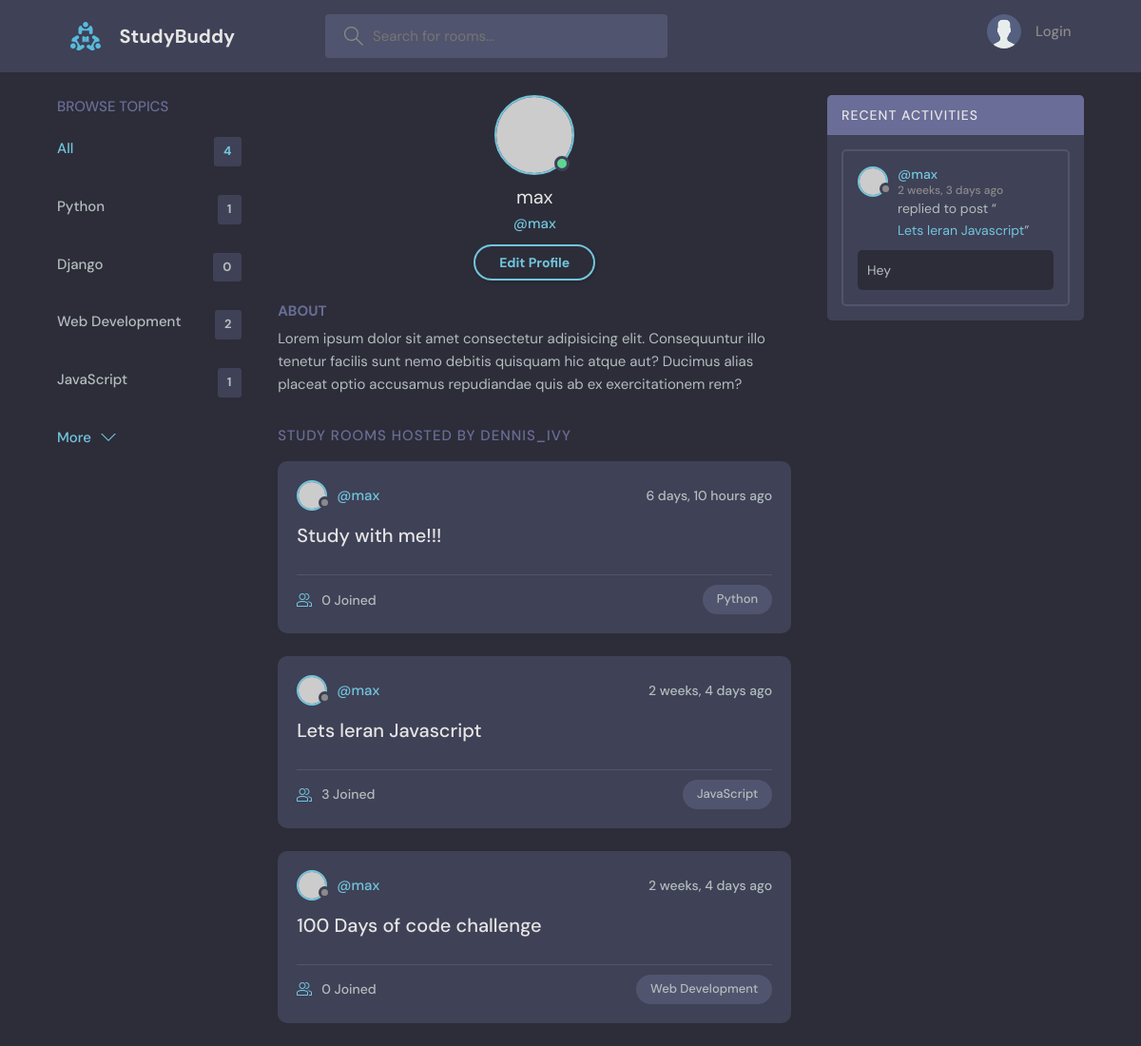
Before: /user-profile/1/ with the older database file.
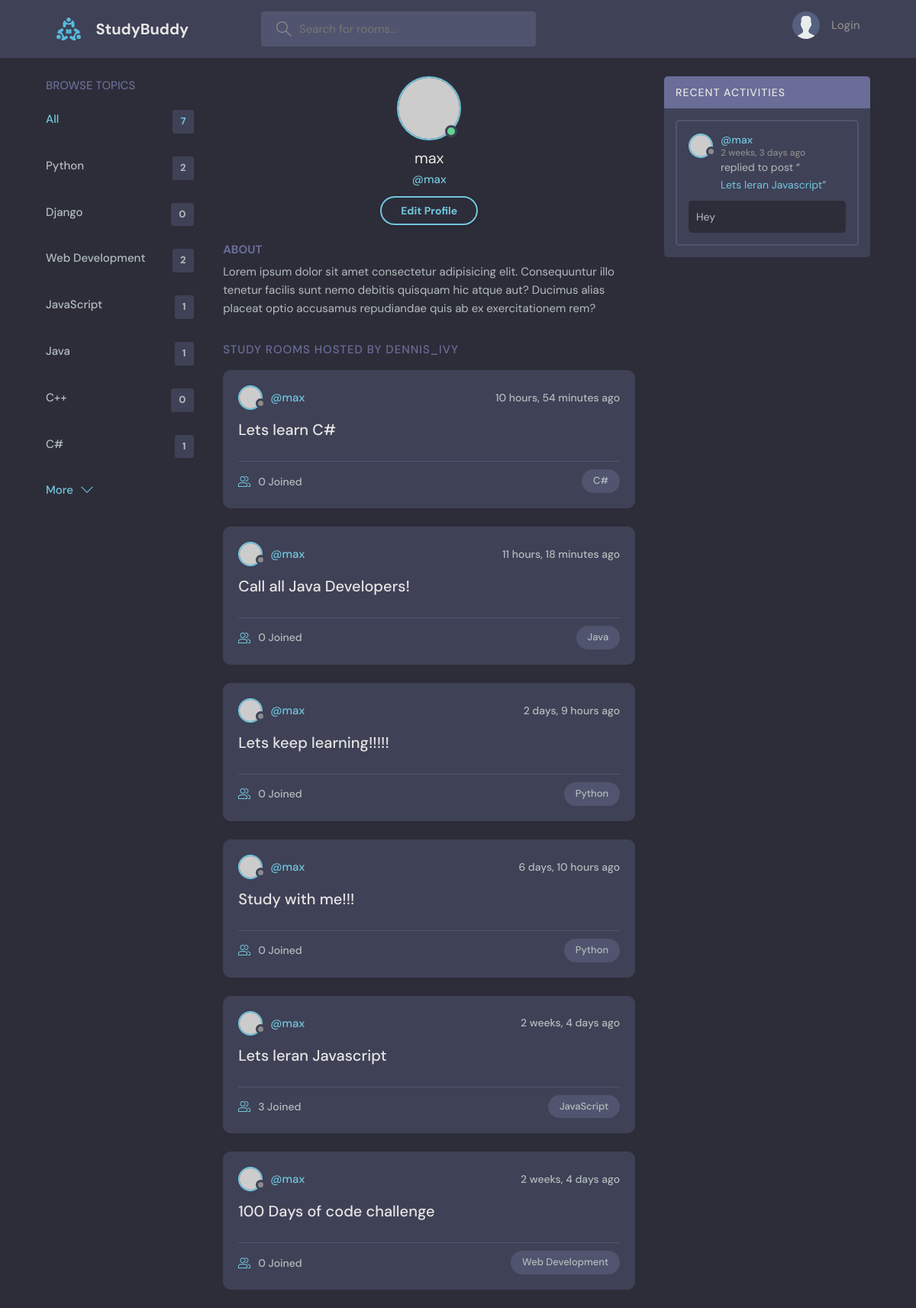
After: the same page with the newer database file.
### base/models.py (models this page shows, shortened)
class Topic(models.Model):
    name = models.CharField(max_length=200)

class Room(models.Model):
    host = models.ForeignKey(User, on_delete= models.SET_NULL, null= True)
    topic = models.ForeignKey(Topic, on_delete= models.SET_NULL, null= True)
    name = models.CharField(max_length=200)
    description = models.TextField(null= True, blank= True)
    participants = models.ManyToManyField(
        User, related_name="participants", blank= True)
    updated = models.DateTimeField(auto_now= True)
    created = models.DateTimeField(auto_now_add= True)
    class Meta:
        ordering = ['-updated', '-created']
    def __str__(self):
        return self.name

class Message(models.Model):
    user = models.ForeignKey(User, on_delete= models.CASCADE)
    room = models.ForeignKey(Room, on_delete= models.CASCADE)
    body = models.TextField()
    updated = models.DateTimeField(auto_now= True)
    created = models.DateTimeField(auto_now_add= True)
    class Meta:
        ordering = ['-updated', '-created']

### base/views.py (the view)
# urls.py: path('user-profile/<str:pk>/', views.userProfile, name="user-profile"),
def userProfile(request, pk):
    user = User.objects.get(id = pk)
    rooms = user.room_set.all()
    room_messages = user.message_set.all()
    topics = Topic.objects.all()
    context = {"user": user, "rooms": rooms,
                "room_messages": room_messages, "topics": topics}
    return render(request, 'base/profile.html', context)

### base/templates/base/profile.html
{% extends 'main.html' %}
{% block content %}
<main class="profile-page layout layout--3">
  <div class="container">
    {% include 'base/topics_component.html' %}
    <div class="roomList">
      <div class="profile">
        <div class="profile__avatar">
          <div class="avatar avatar--large active">
            <img src="https://randomuser.me/api/portraits/men/11.jpg" />
          </div>
        </div>
        <div class="profile__info">
          <h3>{{user.username}}</h3>
          <p>@{{user.username}}</p>
          <a href="edit-user.html" class="btn btn--main btn--pill">Edit Profile</a>
        </div>
        <div class="profile__about">
          <h3>About</h3>
          <p>
            Lorem ipsum dolor sit amet consectetur adipisicing elit. Consequuntur illo tenetur
            facilis sunt nemo debitis quisquam hic atque aut? Ducimus alias placeat optio
            accusamus repudiandae quis ab ex exercitationem rem?
          </p>
        </div>
      </div>
      <div class="roomList__header">
        <div>
          <h2>Study Rooms Hosted by dennis_ivy</a>
          </h2>
        </div>
      </div>
      {% include 'base/feed_component.html' %}
    </div>
    {% include 'base/activity_component.html' %}
  </div>
</main>
{% endblock content %}

### templates/main.html (shortened to what this page needs)
<!DOCTYPE html>
{% load static %}
<html lang="en">
  <head>
    <link rel="stylesheet" href="{% static 'styles/style.css' %}" />
  </head>
  <body>
    {% include 'navbar.html' %}
    {% block content %}
    {% endblock %}
  </body>
</html>

### templates/navbar.html (shortened to what this page needs)
{% load static %}
<header class="header header--loggedIn">
    <div class="container">
      <a href="{% url 'home' %}" class="header__logo">
        <img src="{% static 'images/logo.svg' %}" />
        <h1>StudyBuddy</h1>
      </a>
      <form class="header__search" method="get" action="{% url 'home' %}">
        <label>
          <input name="q" placeholder="Search for rooms..." />
        </label>
      </form>
      <nav class="header__menu">
        {% if request.user.is_authenticated %}
        <div class="header__user">
          <a href="profile.html">
            <div class="avatar avatar--medium active">
              <img src="https://randomuser.me/api/portraits/men/37.jpg" />
            </div>
            <p>{{request.user.username}}<span>{{request.user.username}}</span></p>
          </a>
          <button class="dropdown-button">
            <svg version="1.1" xmlns="http://www.w3.org/2000/svg" width="32" height="32" viewBox="0 0 32 32">
              <title>chevron-down</title>
              <path d="M16 21l-13-13h-3l16 16 16-16h-3l-13 13z"></path>
            </svg>
          </button>
        </div>
        {% else %}
        <a href="{% url 'login' %}">
          <img src="{% static 'images/avatar.svg' %}" />
          <p>Login</p>
        </a>
        {% endif %}
      </nav>
    </div>
</header>

### base/templates/base/topics_component.html
<div class="topics">
  <div class="topics__header">
    <h2>Browse Topics</h2>
  </div>
  <ul class="topics__list">
    <li>
      <a href="/" class="active">All <span>{{topics.count}}</span></a>
    </li>
    {% for topic in topics %}
    <li>
      <a href="{% url 'home' %}?q={{topic.name}}">{{topic.name}} <span>{{topic.room_set.all.count}}</span></a>
    </li>
    {% endfor %}
  </ul>
  <a class="btn btn--link" href="topics.html">
    More
    <svg version="1.1" xmlns="http://www.w3.org/2000/svg" width="32" height="32" viewBox="0 0 32 32">
      <title>chevron-down</title>
      <path d="M16 21l-13-13h-3l16 16 16-16h-3l-13 13z"></path>
    </svg>
  </a>
</div>

### base/templates/base/feed_component.html (shortened to what this page needs)
{% for room in rooms %}
<div class="roomListRoom">
    <div class="roomListRoom__header">
      <a href="{% url 'user-profile' room.host.id %}" class="roomListRoom__author">
        <div class="avatar avatar--small">
          <img src="https://randomuser.me/api/portraits/women/11.jpg" />
        </div>
        <span>@{{room.host.username}}</span>
      </a>
      <div class="roomListRoom__actions">
        <span>{{room.created | timesince}} ago</span>
      </div>
    </div>
    <div class="roomListRoom__content">
      <a href="{% url 'room' room.id %}">{{room.name}}</a>
    </div>
    <div class="roomListRoom__meta">
      <a href="{% url 'room' room.id %}" class="roomListRoom__joined">
        {{room.participants.all.count}} Joined
      </a>
      <p class="roomListRoom__topic">{{room.topic.name}}</p>
    </div>
</div>
{% endfor %}

### base/templates/base/activity_component.html (shortened to what this page needs)
<div class="activities">
    <div class="activities__header">
      <h2>Recent Activities</h2>
    </div>
    {% for message in room_messages %}
    <div class="activities__box">
      <div class="activities__boxHeader roomListRoom__header">
        <a href="{% url 'user-profile' message.user.id %}" class="roomListRoom__author">
          <div class="avatar avatar--small">
            <img src="https://randomuser.me/api/portraits/women/11.jpg" />
          </div>
          <p>
            @{{message.user}}
            <span>{{message.created | timesince}} ago</span>
          </p>
        </a>
      </div>
      <div class="activities__boxContent">
        <p>replied to post “<a href="{% url 'room' message.room.id %}">{{message.room}}</a>”</p>
        <div class="activities__boxRoomContent">
          {{message.body}}
        </div>
      </div>
    </div>
    {% endfor %}
</div>

Changed rows visible on the page:
computed for Topic "Python": room_set.all.count "1" → "2"
added Topic: name "Java", room_set.all.count "1"
added Topic: name "C++", room_set.all.count "0"
added Topic: name "C#", room_set.all.count "1"
added Room: host.username "max", created "10 hours, 54 minutes", name "Lets learn C#", participants.all.count "0", topic.name "C#"
added Room: host.username "max", created "11 hours, 18 minutes", name "Call all Java Developers!", participants.all.count "0", topic.name "Java"
added Room: host.username "max", created "2 days, 9 hours", name "Lets keep learning!!!!!", participants.all.count "0", topic.name "Python"
Other visible differences:
{{ topics.count }}: "4" → "7"
